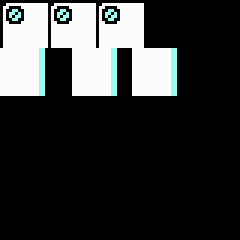

A level layout from a 2D game, rendered from its tile map. Below: a short description, then the map file with its tile-grid data intact:
An orthogonal 20x20 tile map with 12x12 px tiles, 1 tile layer (Tile Layer 1).

<map version="1.5" tiledversion="1.5.0" orientation="orthogonal" renderorder="right-down" width="20" height="20" tilewidth="12" tileheight="12" infinite="0" nextlayerid="2" nextobjectid="1">
 <tileset firstgid="1" name="world-1-1" tilewidth="48" tileheight="48" tilecount="870" columns="29">
  <image source="world-1-1.png" width="1392" height="1440" />
 </tileset>
 <layer id="1" name="Tile Layer 1" width="20" height="20">
  <data encoding="csv">
0,0,0,0,0,0,0,0,0,0,0,0,0,0,0,0,0,0,0,0,
0,0,0,0,0,0,0,0,0,0,0,0,0,0,0,0,0,0,0,0,
0,0,0,0,0,0,0,0,0,0,0,0,0,0,0,0,0,0,0,0,
1,0,0,0,1,0,0,0,1,0,0,0,0,0,0,0,0,0,0,0,
0,0,0,0,0,0,0,0,0,0,0,0,0,0,0,0,0,0,0,0,
0,0,0,0,0,0,0,0,0,0,0,0,0,0,0,0,0,0,0,0,
0,0,0,0,0,0,0,0,0,0,0,0,0,0,0,0,0,0,0,0,
32,0,0,0,0,0,32,0,0,0,0,32,0,0,0,0,0,0,0,0,
0,0,0,0,0,0,0,0,0,0,0,0,0,0,0,0,0,0,0,0,
0,0,0,0,0,0,0,0,0,0,0,0,0,0,0,0,0,0,0,0,
0,0,0,0,0,0,0,0,0,0,0,0,0,0,0,0,0,0,0,0,
0,0,0,0,0,0,0,0,0,0,0,0,0,0,0,0,0,0,0,0,
0,0,0,0,0,0,0,0,0,0,0,0,0,0,0,0,0,0,0,0,
0,0,0,0,0,0,0,0,0,0,0,0,0,0,0,0,0,0,0,0,
0,0,0,0,0,0,0,0,0,0,0,0,0,0,0,0,0,0,0,0,
0,0,0,0,0,0,0,0,0,0,0,0,0,0,0,0,0,0,0,0,
0,0,0,0,0,0,0,0,0,0,0,0,0,0,0,0,0,0,0,0,
0,0,0,0,0,0,0,0,0,0,0,0,0,0,0,0,0,0,0,0,
0,0,0,0,0,0,0,0,0,0,0,0,0,0,0,0,0,0,0,0,
0,0,0,0,0,0,0,0,0,0,0,0,0,0,0,0,0,0,0,0
</data>
 </layer>
</map>
